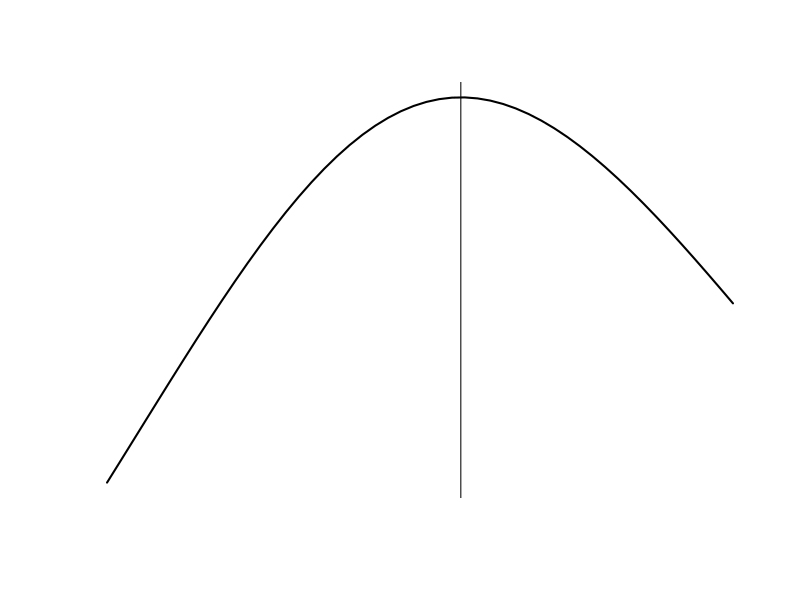

Write R code to recreate this figure.
## BA unimodal model

rBAU=function(temp,par_br,uni=1) {
  #input: temp=temperature range
  #       par_br=parameter vector
  #parameters:
  r0=par_br[[1]]  #scaling coefficient
  m=par_br[[2]]   #body-mass
  b=par_br[[3]]   #allometric scaling coefficient
  tpk=par_br[[4]] #optimal temperature
  E=par_br[[5]]   #activation energy
  Ed=par_br[[6]]  #deactivaiton energy
  k=8.617*10^-5   #Boltzmann constant
  # uni : specify if unimodal or exponential BA model

  if (uni==0) {
    l=1
  } else {
    l=1/(1+exp(-1/(k*temp)*(Ed-(Ed/tpk+k*log(E/(Ed-E)))*temp))) #decline phase
  }
  return(BR=r0*m^b*exp(-E/(k*temp))*l)
}

## Temperature

temp_seq=seq(285,308,length.out=50)

## Body mass

mH=1.34*10^-2 # herbivore body-mass

topt=298
### Parameters temperature dependent

par_aPH=c(aPH0=2*10^11,mH,baPH=0.05,topt=298,E=0.65,E2=1.15)
aPH_seq=rBAU(temp=temp_seq,par_br=par_aPH)

svg("images/TPC.svg", width=5,height=5)
dev.new()
plot(temp_seq,aPH_seq,lwd=2,axes=F,ann = F, type='l')
abline(v=topt)
dev.off()
